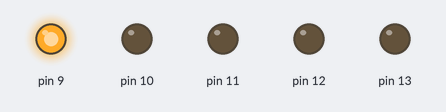
Bench run of a sketch on a simulated Arduino Uno, built with avr-gcc and run on an emulated ATmega328P. Shown: output pins drawn as LEDs (lit = HIGH).

Above: at 0.1 s.
At 0.5 s:
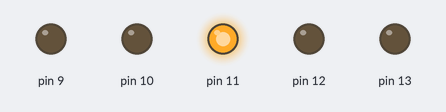
At 0.9 s:
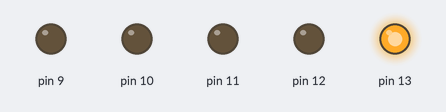
At 1.3 s:
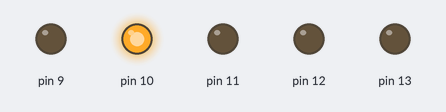
At 2.7 s:
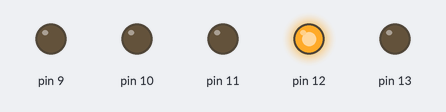
Timing chart, 0 to 3.0 s (numbered marks = the images above):
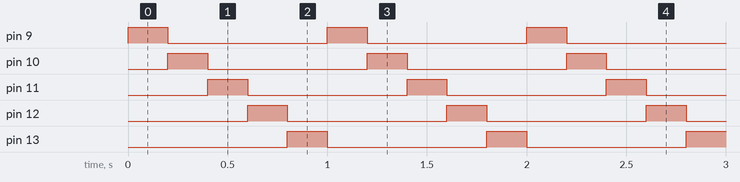

The sketch:

LED-2.ino
```cpp
void setup() {
  // put your setup code here, to run once:
  pinMode(13, OUTPUT);
  pinMode(12, OUTPUT);
  pinMode(11, OUTPUT);
  pinMode(10, OUTPUT);
  pinMode(9, OUTPUT);


}

void loop() {
  // put your main code here, to run repeatedly:
  for (int i = 9; i <= 13; i++){
    digitalWrite(i, HIGH);
    delay(200);
    digitalWrite(i, LOW);
  }

  //for (int i = 13; i >= 9; i--)

}
```

Measured:
- by itself, pin 9–13: alternates HIGH for 0.20 s and LOW for 0.80 s
- by itself, everything shown: repeats every 1.0 s, in 5 steps
